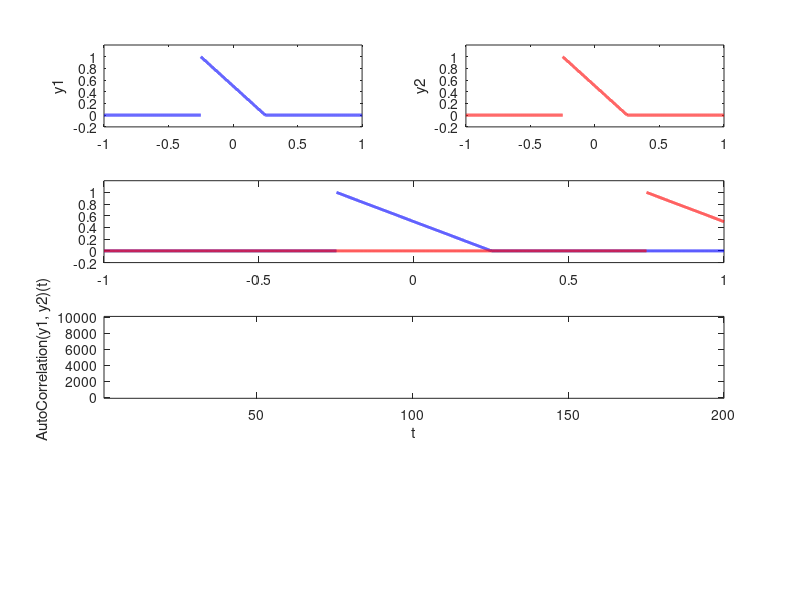

Recreate this plot in MATLAB.
% Authors
%   Reza Arfa <rezaarfa (at)gmail.com>
%
% License
%   The program is free to use for non-commercial and academic purposes.
%
% Changes
%   01/01/2013 (!)

clc; close all; clear all;

% ========== init some variables:
iteration = 200;
fs = 10000;
t = -1:1/fs:1;

iterationSteps   = 1:1:iteration;
autoCorrelation = zeros(1,iteration);
convolution      = zeros(1,iteration);

set(gcf,'Color',[1 1 1]);


% ========== plot the same signal twice (y1 and y2):
disp('Let y1=y2 to be defined as following figures:')
disp('============================================================')
w=1;
%f = @(t,w) rectpuls(t,w);
f = @(t,w) tripuls(t,0.5,-1);
y1 = f(t,w);
y2 = f(t,w);
subplot(4,2,1);plot(t,y1,'Color','blue','LineWidth',2),axis([-1 1 -0.2 1.2]);
ylabel('y1')
subplot(4,2,2);plot(t,y2,'Color','red','LineWidth',2),axis([-1 1 -0.2 1.2]);
ylabel('y2')


% ========== Auto Correlation of a signal (y1=y2):
disp(' ');disp(' ')
disp('Auto Correlation of a signal (y1=y2):')
disp('============================================================')

for i = 1:iteration
    
    moveStep = (i-100)/100;
    y1 = f(t,1);
    y2 = f(t-moveStep,1);
    
    subplot(4,2,3:4)
    hold off;plot(t,y1,'Color','blue','LineWidth',2),axis([-1 1 -0.2 1.2]);
    hold on; plot(t,y2,'Color','red', 'LineWidth',2),axis([-1 1 -0.2 1.2]);
    
    
    autoCorrelation(i) = sum(y1.*y2);
    
    subplot(4,2,5:6)
    hold off
    plot(iterationSteps(1:i),autoCorrelation(1:i),'Color','black','LineWidth',2); 
    axis([1 iteration -100 fs+100]);
    xlabel('t')
    ylabel('AutoCorrelation(y1, y2)(t) ')
    
    pause(0.01)
end
